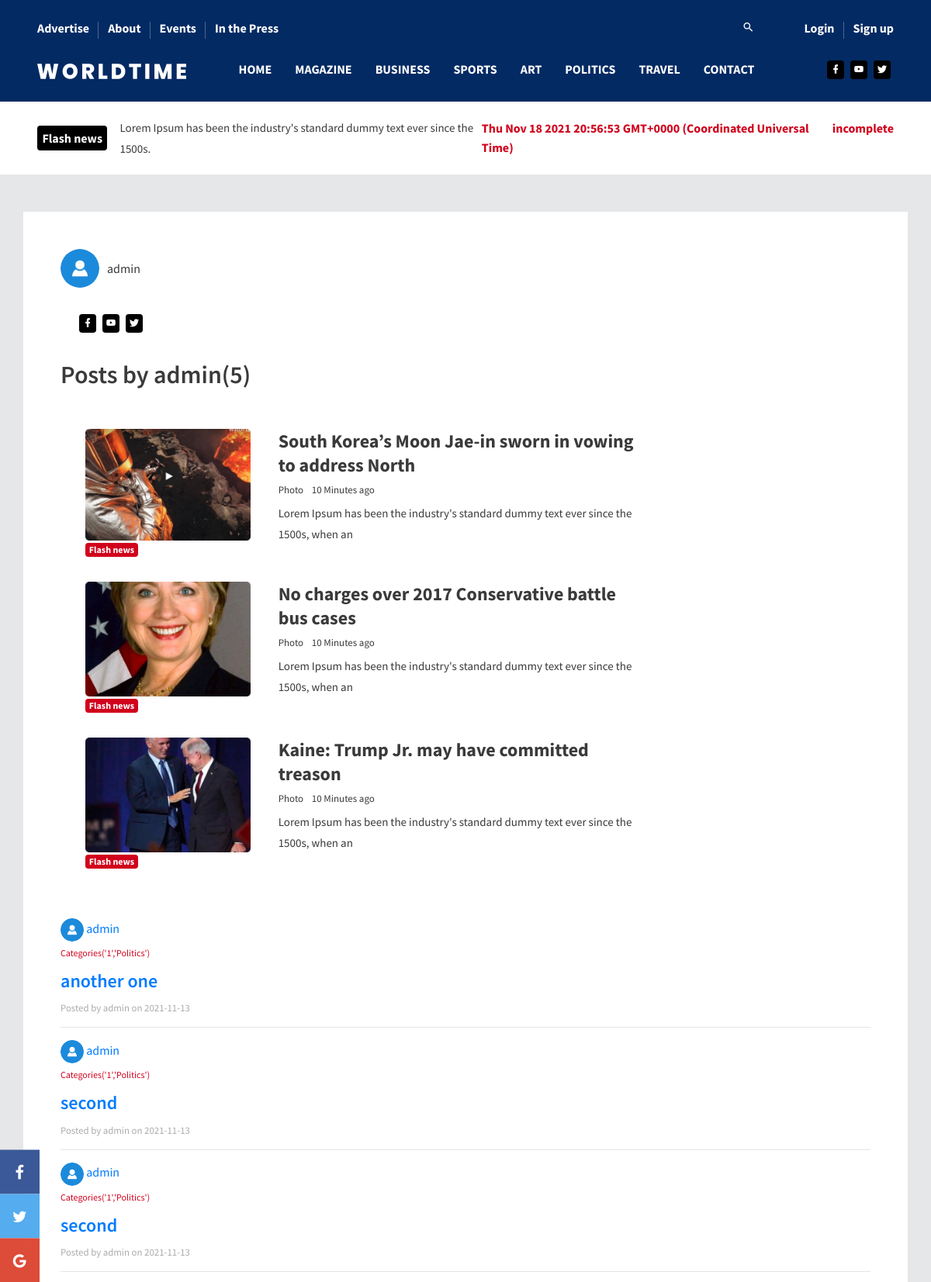
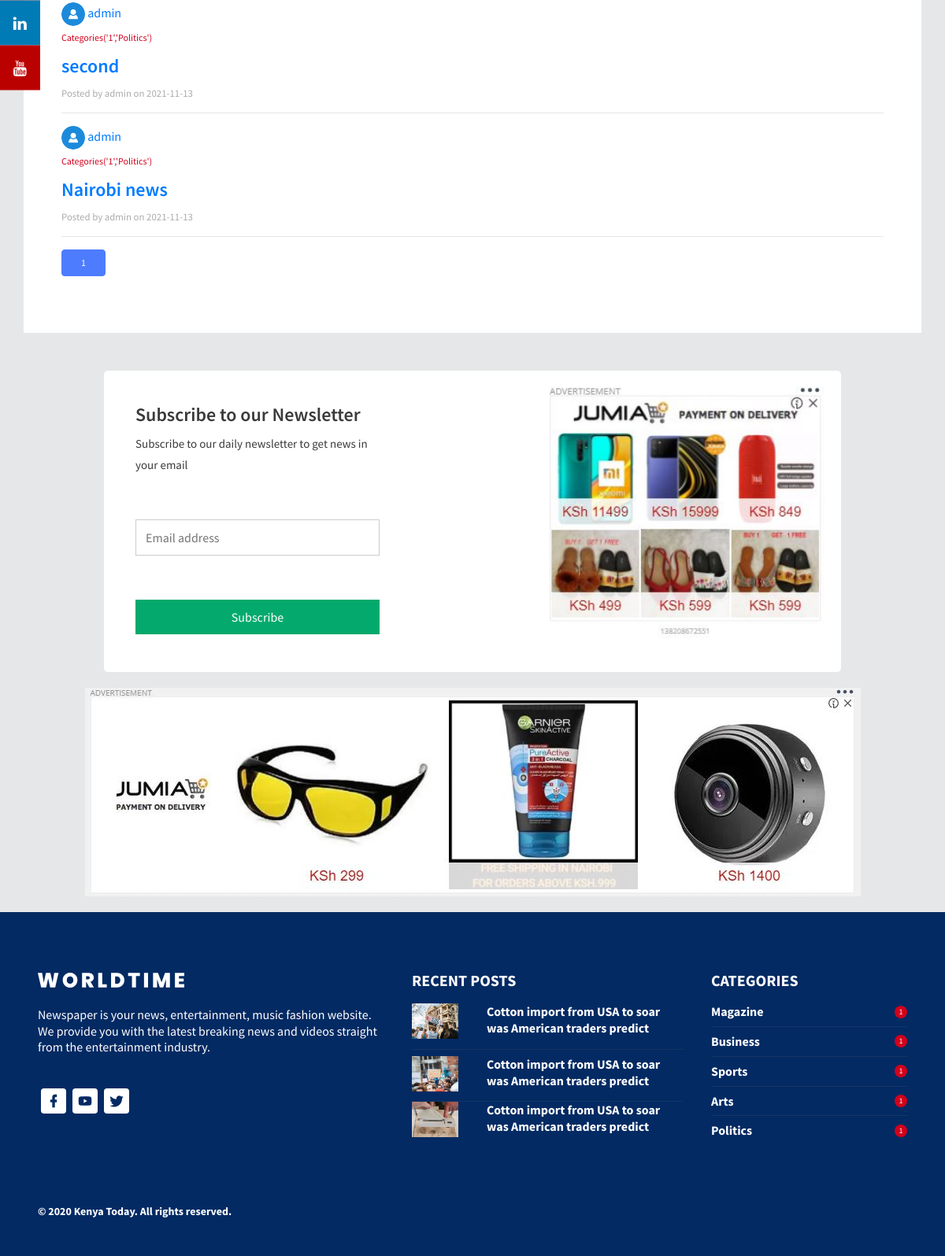
The page /author/admin on the database its author committed (2 pictures, top to bottom).
### app/models.py (models this page shows, shortened)
class Users(db.Model, UserMixin):
    id = db.Column(db.Integer,primary_key = True)
    username = db.Column(db.String(20), unique = True, nullable = False)
    email = db.Column(db.String(120), unique =True, nullable = False)
    profile_pic = db.Column(db.String(20), nullable = False, default = 'avatar.png')
    password = db.Column(db.String(100), nullable = False)
    bio = db.Column(db.String(500))
    admin = db.Column(db.Boolean, nullable = False, default = False)
    posts = db.relationship('Articles', backref = 'author', lazy = True)
    the_comments = db.relationship('Comments', backref='writer',lazy=True)
    post_author = db.Column(db.Boolean, nullable=False, default=False)
    address = db.Column(db.String(50))
    phone_number = db.Column(db.String(50))
    city = db.Column(db.String(50))
    facebook = db.Column(db.String(50))
    twitter = db.Column(db.String(50))
    instagram = db.Column(db.String(50))
    youtube = db.Column(db.String(50))

class Articles(db.Model):
    id = db.Column(db.Integer, primary_key = True)
    title = db.Column(db.String(100), nullable = False)
    category_id = db.Column(db.Integer, db.ForeignKey('categories.id'), nullable = False)
    content = db.Column(db.Text, nullable = False)
    date_posted = db.Column(db.DateTime, nullable = False, default = datetime.utcnow)
    user_id = db.Column(db.Integer, db.ForeignKey('users.id'), nullable = False)
    cover_img = db.Column(db.String(100), nullable = False)
    pic_desc = db.Column(db.String(100), nullable = False)
    userscomments = db.relationship('Comments', backref = 'its_article', lazy = True)

class Categories(db.Model):
    id = db.Column(db.Integer, primary_key=True)
    categoryname = db.Column(db.String(200), nullable = False,unique=True)
    articles = db.relationship('Articles', backref = 'category', lazy = True)
    tags = db.relationship('Tags', backref = 'its_category', lazy = True)
    def __repr__(self):
        return f"Categories('{self.id}','{self.categoryname}')"

### app/routes.py (the view)
@app.route('/author/<string:username>')
def user_posts(username):
    page = request.args.get('page', 1, type=int)
    user = Users.query.filter_by(username=username).first_or_404()
    articles = Articles.query.filter_by(author=user)\
        .order_by(Articles.date_posted.desc())\
        .paginate(per_page=20, page=page)
    return render_template('author_posts.html',articles = articles, user=user)

### app/templates/author_posts.html
{% extends "layout.html" %}
{% block body %}
<div style="background-color: white;" class="container mb-5 mt-5 p-5">
    <div>
      <div class="chip">
        <div style="background-image: url('../static/imgs/profile_pics/{{ user.profile_pic }}');" class="chip-img"></div>
        {{ user.username }}
      </div>
      <div class="p-1 mt-3">
      <ul class="social-media mb-3 p-3">
        <li>
          <a href="#">
            <i class="mdi mdi-facebook"></i>
          </a>
        </li>
        <li>
          <a href="#">
            <i class="mdi mdi-youtube"></i>
          </a>
        </li>
        <li>
          <a href="#">
            <i class="mdi mdi-twitter"></i>
          </a>
        </li>
      </ul>
    </div>
      <h1 class="mb-3">Posts by {{ user.username }}({{ articles.total }})</h1>
    </div>
    <div class="row" data-aos="fade-up">
        <div class="col-lg-9 stretch-card grid-margin">
          <div class="card">
            <div class="card-body">
              <div class="row">
                <div class="col-sm-4 grid-margin">
                  <div class="position-relative">
                    <div class="rotate-img">
                      <img
                        src="{{ url_for('static', filename = 'assets/images/dashboard/home_4.jpg') }}"
                        alt="thumb"
                        class="img-fluid"
                      />
                    </div>
                    <div class="badge-positioned">
                      <span class="badge badge-danger font-weight-bold"
                        >Flash news</span
                      >
                    </div>
                  </div>
                </div>
                <div class="col-sm-8  grid-margin">
                  <h2 class="mb-2 font-weight-600">
                    South Korea’s Moon Jae-in sworn in vowing to address
                    North
                  </h2>
                  <div class="fs-13 mb-2">
                    <span class="mr-2">Photo </span>10 Minutes ago
                  </div>
                  <p class="mb-0">
                    Lorem Ipsum has been the industry's standard dummy
                    text ever since the 1500s, when an
                  </p>
                </div>
              </div>
              <div class="row">
                <div class="col-sm-4 grid-margin">
                  <div class="position-relative">
                    <div class="rotate-img">
                      <img
                        src="{{ url_for('static', filename = 'assets/images/dashboard/home_5.jpg') }}"
                        alt="thumb"
                        class="img-fluid"
                      />
                    </div>
                    <div class="badge-positioned">
                      <span class="badge badge-danger font-weight-bold"
                        >Flash news</span
                      >
                    </div>
                  </div>
                </div>
                <div class="col-sm-8  grid-margin">
                  <h2 class="mb-2 font-weight-600">
                    No charges over 2017 Conservative battle bus cases
                  </h2>
                  <div class="fs-13 mb-2">
                    <span class="mr-2">Photo </span>10 Minutes ago
                  </div>
                  <p class="mb-0">
                    Lorem Ipsum has been the industry's standard dummy
                    text ever since the 1500s, when an
                  </p>
                </div>
              </div>
              <div class="row">
                <div class="col-sm-4">
                  <div class="position-relative">
                    <div class="rotate-img">
                      <img
                        src="{{ url_for('static', filename = 'assets/images/dashboard/home_6.jpg') }}"
                        alt="thumb"
                        class="img-fluid"
                      />
                    </div>
                    <div class="badge-positioned">
                      <span class="badge badge-danger font-weight-bold"
                        >Flash news</span
                      >
                    </div>
                  </div>
                </div>
                <div class="col-sm-8">
                  <h2 class="mb-2 font-weight-600">
                    Kaine: Trump Jr. may have committed treason
                  </h2>
                  <div class="fs-13 mb-2">
                    <span class="mr-2">Photo </span>10 Minutes ago
                  </div>
                  <p class="mb-0">
                    Lorem Ipsum has been the industry's standard dummy
                    text ever since the 1500s, when an
                  </p>
                </div>
              </div>
            </div>
          </div>
        </div>
      </div>
    {% for article in articles.items %}
    <a href="{{ url_for('user_posts',username=article.author.username) }}">
        <img style="border-radius: 50%;width: 30px;height: 30px;"
            src="{{ url_for('static',filename='imgs/profile_pics/' + article.author.profile_pic )}}">
        <span>{{ article.author.username }}</span>
    </a>
    <p><small class="text-danger">{{ article.category }}</small></p>
    <h2><a href="{{ url_for('post', id = article.id) }}">{{ article.title }}</a></h2>
    <small class="text-muted">Posted by {{ article.author.username }} on {{ article.date_posted.strftime('%Y-%m-%d')
        }}</small>
    <hr>
    {% endfor %}
    {% for page_num in articles.iter_pages(left_edge=1,right_edge=1,left_current=1,right_current=2) %}
    {% if page_num %}
    {% if articles.page == page_num %}
    <a class="btn btn-info mb-4" href="{{url_for('user_posts',username=user.username, page = page_num)}}">{{ page_num
        }}</a>
    {% else %}
    <a class="btn btn-outline-info mb-4" href="{{url_for('user_posts',username=user.username, page = page_num)}}">{{
        page_num }}</a>
    {% endif %}
    {% else %}
    ...
    {% endif %}
    {% endfor %}
</div>
{% endblock %}

### rows shown on the page
Users: profile_pic (placeholder picture), username "admin"
Articles: profile_pic (placeholder picture), author.username "admin", category "Categories('1','Politics')", title "another one", date_posted "2021-11-13"
Articles: profile_pic (placeholder picture), author.username "admin", category "Categories('1','Politics')", title "second", date_posted "2021-11-13"
Articles: profile_pic (placeholder picture), author.username "admin", category "Categories('1','Politics')", title "second", date_posted "2021-11-13"
Articles: profile_pic (placeholder picture), author.username "admin", category "Categories('1','Politics')", title "second", date_posted "2021-11-13"
Articles: profile_pic (placeholder picture), author.username "admin", category "Categories('1','Politics')", title "Nairobi news", date_posted "2021-11-13"

### other values the page prints
{{ articles.total }} "5"
{{ page_num }} "1"
